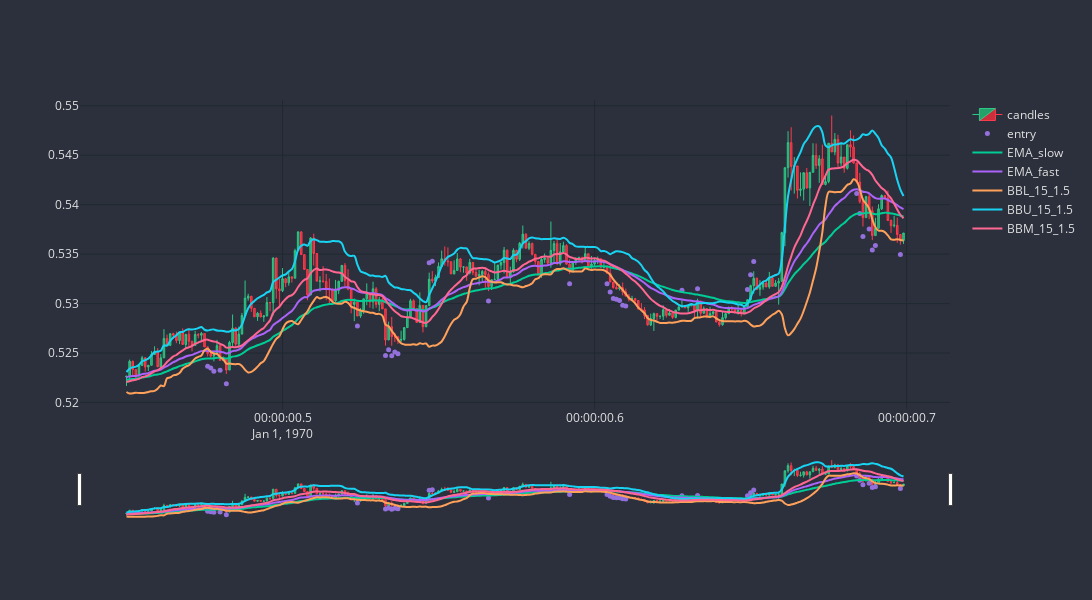

Notebook code for this chart:
### Code cell
cp.show_plot()

### Figure 1 — Plotly figure (JSON) as saved in the notebook; plotly's stock layout.template omitted (floating-point values rounded to 4 significant figures; data arrays with more than 128 entries replaced by an {"elided": "..."} marker saying what was removed)
{"data": [{"close": {"elided": "250 float values"}, "decreasing": {"fillcolor": "#CC2E3C", "line": {"color": "#FF3A4C"}}, "high": {"elided": "250 float values"}, "increasing": {"fillcolor": "#24A06B", "line": {"color": "#2EC886"}}, "line": {"width": 1}, "low": {"elided": "250 float values"}, "name": "candles", "opacity": 1, "open": {"elided": "250 float values"}, "type": "candlestick", "x": {"elided": "250 int values"}}, {"marker": {"color": "MediumPurple", "size": 5}, "mode": "markers", "name": "entry", "type": "scatter", "x": {"elided": "250 int values"}, "y": {"elided": "250 float values"}}, {"line": {"shape": "spline", "width": 2}, "name": "EMA_slow", "type": "scatter", "x": {"elided": "250 int values"}, "y": {"elided": "250 float values"}}, {"line": {"shape": "spline", "width": 2}, "name": "EMA_fast", "type": "scatter", "x": {"elided": "250 int values"}, "y": {"elided": "250 float values"}}, {"line": {"shape": "spline", "width": 2}, "name": "BBL_15_1.5", "type": "scatter", "x": {"elided": "250 int values"}, "y": {"elided": "250 float values"}}, {"line": {"shape": "spline", "width": 2}, "name": "BBU_15_1.5", "type": "scatter", "x": {"elided": "250 int values"}, "y": {"elided": "250 float values"}}, {"line": {"shape": "spline", "width": 2}, "name": "BBM_15_1.5", "type": "scatter", "x": {"elided": "250 int values"}, "y": {"elided": "250 float values"}}], "layout": {"font": {"color": "#E1E1E1", "size": 12}, "height": 600, "paper_bgcolor": "#2C303C", "plot_bgcolor": "#2C303C", "width": 1200, "xaxis": {"gridcolor": "#1F292F", "nticks": 5, "rangeslider": {"visible": true}, "type": "date"}, "yaxis": {"gridcolor": "#1F292F"}}}
